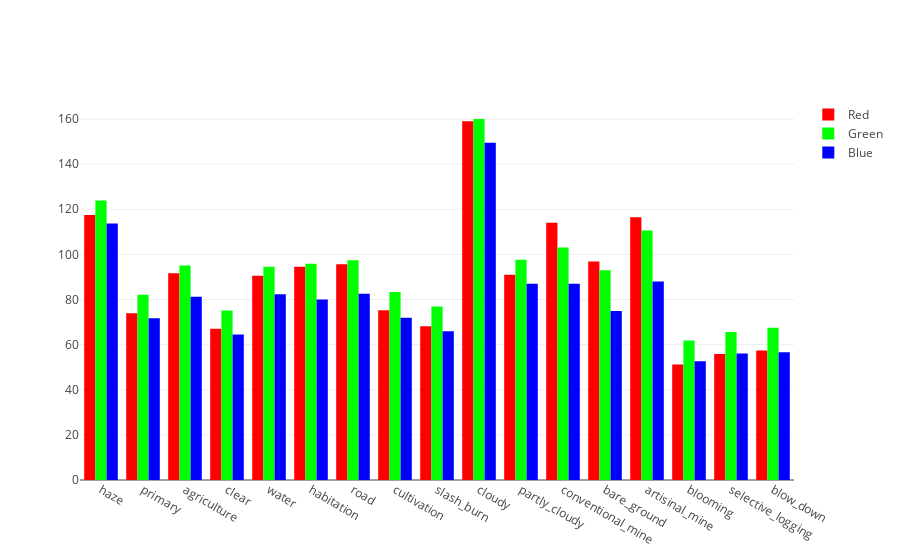

Notebook source saved alongside this figure:
### Code cell
train_rgb_fig = plotly.graph_objs.Figure(
    data=[
        plotly.graph_objs.Bar
        (
            x=list(tag_indices.keys()),
            y=list(train_tag_rgb[:, 0]),
            name='Red',
            marker={'color' : 'rgb(255, 0, 0)'},
        ),
        plotly.graph_objs.Bar
        (
            x=list(tag_indices.keys()),
            y=list(train_tag_rgb[:, 1]),
            name='Green',
            marker={'color' : 'rgb(0, 255, 0)'},
        ),
        plotly.graph_objs.Bar
        (
            x=list(tag_indices.keys()),
            y=list(train_tag_rgb[:, 2]),
            name='Blue',
            marker={'color' : 'rgb(0, 0, 255)'},
        ),
    ],
    layout=plotly.graph_objs.Layout(barmode='group')
)

plotly.offline.iplot(
    train_rgb_fig,
    filename=os.path.join(data_dir, "train_tags_rgb.html")
)

### Figure 1 — Plotly figure (JSON) as saved in the notebook; plotly's stock layout.template omitted (floating-point values rounded to 4 significant figures)
{"data": [{"marker": {"color": "rgb(255, 0, 0)"}, "name": "Red", "type": "bar", "x": ["haze", "primary", "agriculture", "clear", "water", "habitation", "road", "cultivation", "slash_burn", "cloudy", "partly_cloudy", "conventional_mine", "bare_ground", "artisinal_mine", "blooming", "selective_logging", "blow_down"], "y": [117.5, 73.95, 91.66, 67.01, 90.53, 94.52, 95.61, 75.27, 68.16, 159.0, 90.95, 114.1, 96.87, 116.4, 51.25, 55.91, 57.46]}, {"marker": {"color": "rgb(0, 255, 0)"}, "name": "Green", "type": "bar", "x": ["haze", "primary", "agriculture", "clear", "water", "habitation", "road", "cultivation", "slash_burn", "cloudy", "partly_cloudy", "conventional_mine", "bare_ground", "artisinal_mine", "blooming", "selective_logging", "blow_down"], "y": [123.9, 82.1, 95.12, 75.18, 94.51, 95.87, 97.42, 83.39, 76.95, 160.0, 97.69, 103.0, 92.93, 110.6, 61.83, 65.58, 67.48]}, {"marker": {"color": "rgb(0, 0, 255)"}, "name": "Blue", "type": "bar", "x": ["haze", "primary", "agriculture", "clear", "water", "habitation", "road", "cultivation", "slash_burn", "cloudy", "partly_cloudy", "conventional_mine", "bare_ground", "artisinal_mine", "blooming", "selective_logging", "blow_down"], "y": [113.7, 71.65, 81.28, 64.49, 82.3, 80.03, 82.54, 71.92, 65.98, 149.5, 87.03, 87.03, 74.96, 88.02, 52.66, 56.04, 56.62]}], "layout": {"barmode": "group"}}
